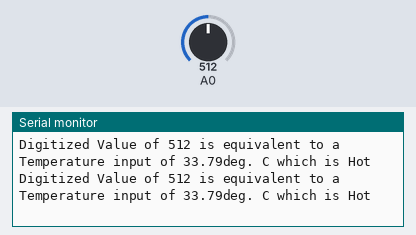
Simulated run of this program. Board: ESP8266 (Wemos D1 mini). Parts: the last lines printed to the serial monitor. The test bench sets the inputs (shaded band); at power-on: A0 = 512.

Above: at 2.8 s.
2.9 s: A0 set to 542
At 4.5 s:
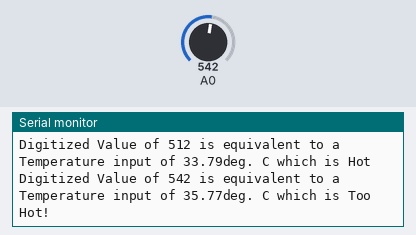
11.5 s: A0 set to 246
At 13.4 s:
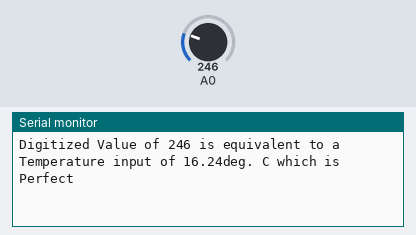
14.2 s: A0 set to 216
At 16.6 s:
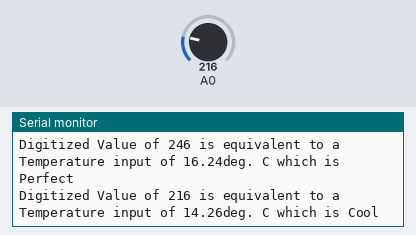

Measured:
- the behaviour switches between 530 and 531 on A0 (found by bisection; images 0 and 1)
- the behaviour switches between 228 and 227 on A0 (found by bisection; images 2 and 3)
- after the input at 2.9 s, the serial monitor: prints a new line after 1.1 s (image 1)
- after the input at 11.5 s, the serial monitor: prints a new line after 0.52 s (image 2)
- after the input at 14.2 s, the serial monitor: prints a new line after 1.8 s (image 3)

The program:

main.cpp
```cpp
#include <Arduino.h>

/**
 * StAuth10184: I Jiawei Zhang, 000730840 certify that this material is my original work.
 * No other person's work has been used without due acknowledgement.
 */

void setup() {
  Serial.begin(115200);

}

void loop() {
  int iVal;
  // read digitized value from the D1 Mini's A/D convertor
  iVal = analogRead(A0);


  // in class lab
  // double analogVoltage;
  // analogVoltage = iVal / 1024.00 * 3.3;
  // Serial.println("Digitized Value of " + String(iVal) + " is equivalent to an Analog Voltage = " + String(analogVoltage) + "V");
  // // wait 0.5 seconds (500 ms)
  // delay(500);


  // Let’s imagine that the variable resistor represents a temperature sensor such that a 0-50°C will be converted to a 0-3.3V analog output signal.
  double analogTemperture;
  analogTemperture = iVal / 50.00 * 3.3;

  if(analogTemperture < 10){
    Serial.println("Digitized Value of " + String(iVal) + " is equivalent to a Temperature input of " + String(analogTemperture) + "deg. C which is Cold!");
  }else if(analogTemperture < 15){
    Serial.println("Digitized Value of " + String(iVal) + " is equivalent to a Temperature input of " + String(analogTemperture) + "deg. C which is Cool");
  }else if(analogTemperture < 25){
    Serial.println("Digitized Value of " + String(iVal) + " is equivalent to a Temperature input of " + String(analogTemperture) + "deg. C which is Perfect");
  }else if(analogTemperture < 30){
    Serial.println("Digitized Value of " + String(iVal) + " is equivalent to a Temperature input of " + String(analogTemperture) + "deg. C which is Warm");
  }else if(analogTemperture < 35){
    Serial.println("Digitized Value of " + String(iVal) + " is equivalent to a Temperature input of " + String(analogTemperture) + "deg. C which is Hot");
  }else{
    Serial.println("Digitized Value of " + String(iVal) + " is equivalent to a Temperature input of " + String(analogTemperture) + "deg. C which is Too Hot!");
  }

  delay(2000);
}
```
